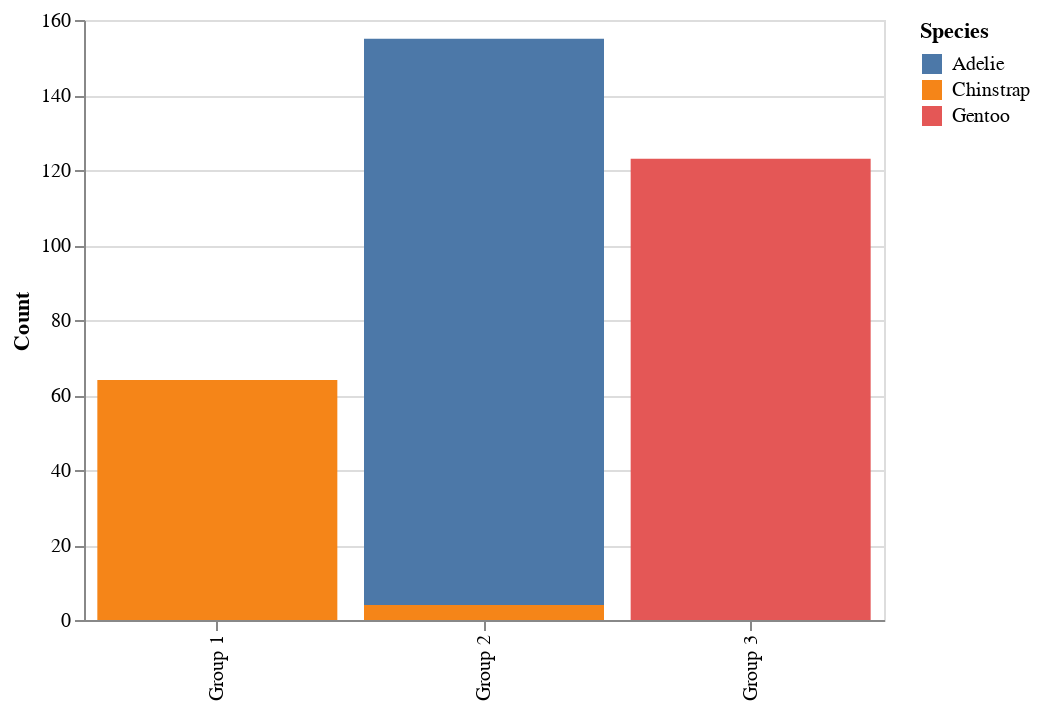

Write notebook code for a chart like this one.
### Code cell
alt.Chart(plot_df).mark_bar().encode(
    x=alt.X('group', title=None),
    y=alt.Y('count', title='Count'),
    color=alt.Color('species', title='Species'),
    tooltip=['group', 'count', 'species']
).properties(width=400)

### Figure 1 — Vega-Lite specification as saved in the notebook (floating-point values rounded to 4 significant figures)
{"config": {"view": {"continuousWidth": 400, "continuousHeight": 300}}, "data": {"name": "data-a99f0e95b7f56fa02cd4dea602866981"}, "mark": "bar", "encoding": {"color": {"type": "nominal", "field": "species", "title": "Species"}, "tooltip": [{"type": "nominal", "field": "group"}, {"type": "quantitative", "field": "count"}, {"type": "nominal", "field": "species"}], "x": {"type": "nominal", "field": "group", "title": null}, "y": {"type": "quantitative", "field": "count", "title": "Count"}}, "width": 400, "$schema": "https://vega.github.io/schema/vega-lite/v4.8.1.json", "datasets": {"data-a99f0e95b7f56fa02cd4dea602866981": [{"species": "Adelie", "group": "Group 2", "count": 151}, {"species": "Chinstrap", "group": "Group 1", "count": 64}, {"species": "Chinstrap", "group": "Group 2", "count": 4}, {"species": "Gentoo", "group": "Group 3", "count": 123}]}}
